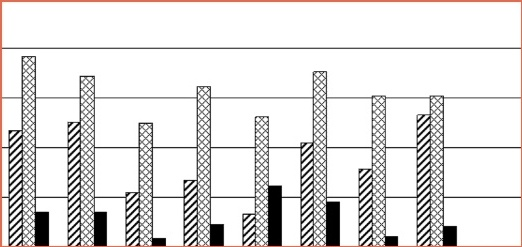
#> input picture ChartDete/output/area_extracted/PMC2576439___g003_output.jpg, 522 x 247 px; its folder holds only this picture in this run
$ python main.py
#> lines starting #> are read from the running program, lines starting #| are printed output that depends on the picture; after the words box and inside, x2 and y2 are one past the last pixel; in counts of white or black regions, pixels touching at a corner belong together
import cv2
import numpy as np
from skimage.segmentation import slic
from skimage.color import label2rgb, rgb2lab, deltaE_ciede2000
from skimage.filters import sobel
import matplotlib.pyplot as plt
from skimage.segmentation import mark_boundaries
from skimage.measure import regionprops
from skimage import graph
import matplotlib.patches as mpatches
import os
from pathlib import Path

input_dir = './ChartDete/output/area_extracted/'
output_dir = './output/patterned_bars'

os.makedirs(output_dir, exist_ok=True)

image_files = [f for f in os.listdir(input_dir) if f.lower().endswith(('.jpg', '.jpeg', '.png'))]

def create_pattern(pattern_type, width, height):
    """Create different pattern textures"""
    pattern = np.zeros((height, width))

    if pattern_type == "stripes":
        for i in range(height):
            pattern[i, :] = i % 20 < 10
    elif pattern_type == "dots":
        for i in range(0, height, 10):
            for j in range(0, width, 10):
                pattern[i:i+5, j:j+5] = 1
    elif pattern_type == "crosshatch":
        for i in range(height):
            for j in range(width):
                pattern[i, j] = (i % 20 < 10) ^ (j % 20 < 10)
    elif pattern_type == "grid":
        pattern[::10, :] = 1
        pattern[:, ::10] = 1

    return pattern

# [Previous imports and functions remain the same until apply_pattern_to_segments]

def apply_pattern_to_segments(image_rgb, segments, patterns=["stripes", "dots", "crosshatch", "grid"]):
    height, width = image_rgb.shape[:2]
    result = image_rgb.copy()

    # Create a mapping of segment labels to patterns
    unique_segments = np.unique(segments)
    segment_patterns = {}

    for idx, seg_val in enumerate(unique_segments):
        if seg_val == 0:  # Skip background
            continue
        pattern_type = patterns[idx % len(patterns)]
        segment_patterns[seg_val] = pattern_type

    # Apply patterns to each segment
    for seg_val, pattern_type in segment_patterns.items():
        mask = segments == seg_val
        if not np.any(mask):
            continue

        # Get region boundaries
        y_indices, x_indices = np.where(mask)
        if len(y_indices) == 0 or len(x_indices) == 0:
            continue

        y_min, y_max = np.min(y_indices), np.max(y_indices)
        x_min, x_max = np.min(x_indices), np.max(x_indices)
        region_height = y_max - y_min + 1
        region_width = x_max - x_min + 1

        # Create and scale pattern
        pattern = create_pattern(pattern_type, region_width, region_height)

        # Apply pattern to the region
        for channel in range(3):
            region = result[y_min:y_max+1, x_min:x_max+1, channel]
            region_mask = mask[y_min:y_max+1, x_min:x_max+1]
            pattern_values = 0.7 + 0.3 * pattern
            region[region_mask] = (region[region_mask] * pattern_values[region_mask]).astype(np.uint8)

    return result, segment_patterns

# [Rest of the code remains the same]

def is_color_consistent(colors, threshold=15):
    std_dev = np.std(colors, axis=0)
    return np.all(std_dev < threshold)

def is_black_or_white(color_lab):
    L, a, b = color_lab
    if L < 5 and abs(a) < 2 and abs(b) < 2:
        return "black"
    elif L > 95 and abs(a) < 2 and abs(b) < 2:
        return "white"
    return "neither"

def find_closest_color(lab_colors, used_superpixels):
    min_diff = float('inf')
    closest_pair = None

    for i in range(len(lab_colors)):
        if i in used_superpixels:
            continue
        for j in range(i + 1, len(lab_colors)):
            if j in used_superpixels:
                continue
            lab1 = lab_colors[i].reshape(1, 3)
            lab2 = lab_colors[j].reshape(1, 3)
            diff = deltaE_ciede2000(lab1, lab2)
            if diff > 0 and diff < min_diff:
                min_diff = diff
                closest_pair = (i, j)

    return closest_pair, min_diff

# Main execution
if __name__ == "__main__":
    for idx, image_file in enumerate(image_files, 1):  # start counting from 1
        try:
            # Construct input path
            input_path = os.path.join(input_dir, image_file)

            # Load and preprocess image
            image = cv2.imread(input_path)
#> image is the input picture: shape (247, 522, 3); mean B, G, R 223.1, 223.7, 225.6
            if image is None:
                print(f"Failed to load image: {input_path}")
                continue

            image_rgb = cv2.cvtColor(image, cv2.COLOR_BGR2RGB)
            gray_image = cv2.cvtColor(image, cv2.COLOR_BGR2GRAY)
            lab_image = rgb2lab(image_rgb)
#> lab_image: shape (247, 522, 3) float64; mean of channels 0, 1, 2 88.4, 0.7, 0.6

            # Edge detection and blurring
            edges = sobel(gray_image)
            blurred_image = cv2.GaussianBlur(image_rgb, (5, 5), 0)

            # Segment image
            n_segments = 150
            compactness = 50
            segments = slic(blurred_image, n_segments=n_segments, compactness=compactness, sigma=1, start_label=1)
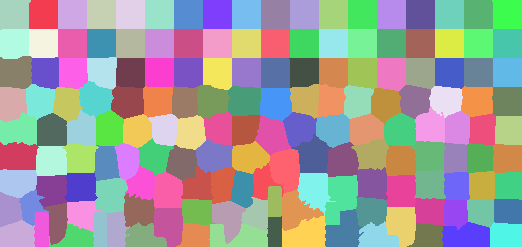
#> segments: shape (247, 522) int64; 158 distinct labels, from 1 to 158; one colour per label, 0 black

            # Merge superpixels
            rag = graph.rag_mean_color(image_rgb, segments)
            threshold = 30
            new_segments = graph.cut_threshold(segments, rag, threshold)
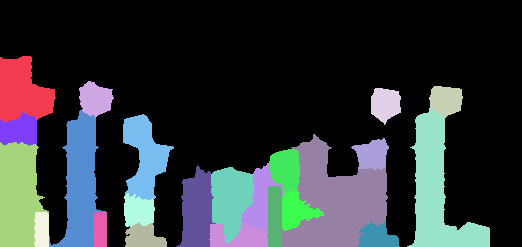
#> new_segments: shape (247, 522) int64; 24 distinct labels, from 0 to 23; one colour per label, 0 black

            # Create visualizations with patterns
            patterned_image, pattern_mapping = apply_pattern_to_segments(image_rgb, new_segments)
#> in apply_pattern_to_segments, `unique_segments = np.unique(segments)`: unique_segments = 24 values from 0 to 23
#> the loop in apply_pattern_to_segments, `for idx, seg_val in enumerate(unique_segments):` made 24 passes
#> pattern_type on passes 2 to 13: 'dots', 'crosshatch', 'grid', 'stripes', 'dots', 'crosshatch', 'grid', 'stripes', 'dots', 'crosshatch', 'grid', 'stripes'
#> after the loop in apply_pattern_to_segments, `for idx, seg_val in enumerate(unique_segments):`: segment_patterns = 23 items
#> the loop in apply_pattern_to_segments, `for seg_val, pattern_type in segment_patterns.items():` made 23 passes
#> (pattern_type, y_min, y_max, x_min, x_max, region_height, region_width) on passes 1 to 12: ('dots', 56, 121, 0, 55, 66, 56), ('crosshatch', 81, 117, 79, 113, 37, 35), ('grid', 86, 117, 429, 462, 32, 34), ('stripes', 88, 124, 371, 400, 37, 30), ('dots', 106, 246, 407, 489, 141, 83), ('crosshatch', 110, 246, 49, 105, 137, 57), ('grid', 112, 145, 0, 36, 34, 37), ('stripes', 114, 199, 123, 173, 86, 51), ('dots', 134, 246, 282, 387, 113, 106), ('crosshatch', 138, 169, 351, 388, 32, 38), ('grid', 142, 246, 0, 48, 105, 49), ('stripes', 149, 192, 269, 299, 44, 31)
#> pass 1, in apply_pattern_to_segments, `mask = segments == seg_val`:
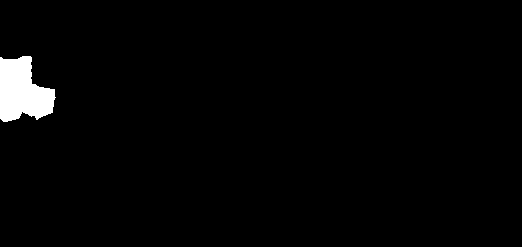
#> mask: shape (247, 522) bool; 2% white; 1 white region, box (x1, y1, x2, y2) and area: (0, 56, 56, 122) 2575
#> pass 1, in apply_pattern_to_segments, `pattern = create_pattern(pattern_type, region_width, region_height)`:
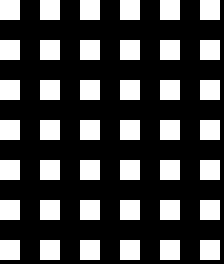
#> pattern: shape (66, 56) float64 (shown 4 times larger); values 0 (black) and 1 (white), 28.4% white; 42 white regions, largest, box (x1, y1, x2, y2) and area: (0, 0, 5, 5) 25, (10, 0, 15, 5) 25, (20, 0, 25, 5) 25
#> after the loop in apply_pattern_to_segments, `for seg_val, pattern_type in segment_patterns.items():`: mask: shape (247, 522) bool; 0.77% white; 1 white region, box (x1, y1, x2, y2) and area: (209, 223, 268, 247) 998
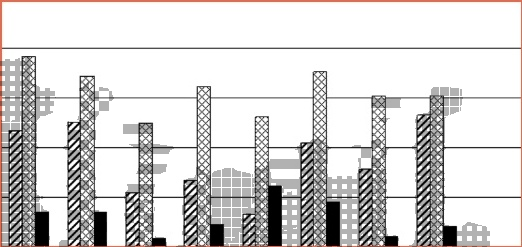
#> patterned_image: shape (247, 522, 3); mean R, G, B 213.8, 212, 211.5
#> pattern_mapping = 23 items

            # Create figure for this image
            plt.figure(figsize=(15, 5))

            plt.subplot(131)
            plt.imshow(image_rgb)
            plt.title('Original Image')
            plt.axis('off')

            plt.subplot(132)
            plt.imshow(mark_boundaries(image_rgb, new_segments))
            plt.title('Segmentation Boundaries')
            plt.axis('off')

            plt.subplot(133)
            plt.imshow(patterned_image)
            plt.title('Segmentation with Patterns')
            plt.axis('off')

            # Add legend for patterns
            pattern_labels = list(set(pattern_mapping.values()))
#> pattern_labels = ['crosshatch', 'grid', 'dots', 'stripes']
            legend_elements = [mpatches.Patch(facecolor='gray',
                                            label=pattern,
                                            hatch='/' if pattern == 'stripes' else
                                                  'o' if pattern == 'dots' else
                                                  'x' if pattern == 'crosshatch' else
                                                  '+')
                              for pattern in pattern_labels]
#> legend_elements = 4 items
            plt.legend(handles=legend_elements, bbox_to_anchor=(1.05, 1), loc='upper left')

            # Save the figure
            output_path = os.path.join(output_dir, f'{idx}_{idx}.png')
            plt.savefig(output_path, bbox_inches='tight', dpi=300)
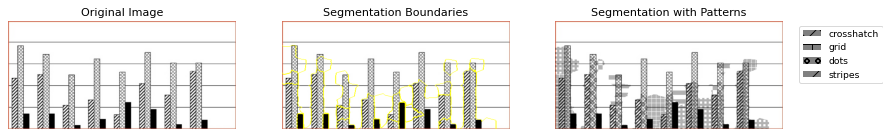
#> figure drawn by matplotlib, 3 panels
            plt.close()  # Close the figure to free memory

            # Process superpixels
            valid_superpixels_lab = []
            valid_superpixel_count = 0

            for seg_val in np.unique(new_segments):
                mask = (new_segments == seg_val)
                superpixel_colors = lab_image[mask]
                mean_color = np.mean(superpixel_colors, axis=0)

                if is_black_or_white(mean_color) != "neither":
                    continue

                if is_color_consistent(superpixel_colors):
                    valid_superpixel_count += 1
                    valid_superpixels_lab.append(mean_color)
#> this loop made 24 passes
#> (L in is_black_or_white, a in is_black_or_white, b in is_black_or_white, std_dev in is_color_consistent) on passes 2, 3, 4, 5, 6, 7, 8, 9, 10, 11, 12, 14: (87.56, 1.82, 1.68, [21.32, 7.42, 6.2]), (84.41, -0.00212, 0.00403, [22.79, 0.000483, 0.000916]), (89.41, -0.00223, 0.00423, [20.55, 0.000435, 0.000825]), (85.87, -0.00216, 0.00409, [21.61, 0.000457, 0.000867]), (66.76, 0.669, 0.534, [34.75, 3.72, 2.83]), (67.79, 0.489, 0.392, [31.37, 3.14, 2.45]), (75.89, 1.8, 1.71, [28.98, 7.4, 6.37]), (82.91, -0.00209, 0.00397, [25.84, 0.000549, 0.00104]), (68.93, 0.443, 0.364, [36.09, 3.06, 2.32]), (81.56, -0.00206, 0.00391, [24.93, 0.000528, 0.001]), (69.83, 2.47, 2.21, [31.56, 8.37, 6.9]), (74.53, -0.00191, 0.00362, [26.91, 0.000583, 0.00111])
#> (L in is_black_or_white, a in is_black_or_white, b in is_black_or_white) on passes 1, 13, 16, 17, 20, 21: (96.57, 0.571, 0.593), (99.92, -0.00245, 0.00465), (98.1, -0.00381, 0.00573), (3.25, 0.848, 0.479), (3.16, 1.48, 0.785), (3.98, 1.5, 0.825)
#> pass 1, `mask = (new_segments == seg_val)`:
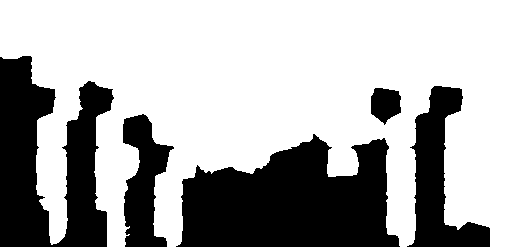
#> mask: shape (247, 522) bool; 67.9% white; 5 black regions, box (x1, y1, x2, y2) and area: (176, 134, 400, 247) 17909, (0, 56, 114, 247) 13049, (407, 86, 490, 247) 5718, (123, 114, 174, 247) 3871, (371, 88, 401, 125) 824
#> after the loop, valid_superpixel_count = 0; valid_superpixels_lab = []

            print(f"Processing image {idx}: {image_file}")
            print(f"Number of valid superpixels: {valid_superpixel_count}")
#| Number of valid superpixels: 0

            # Find closest colors
            used_superpixels = set()
#> used_superpixels = 0 items
            closest_color_diffs = []

            while len(used_superpixels) < len(valid_superpixels_lab) - 1:
                closest_pair, min_diff = find_closest_color(valid_superpixels_lab, used_superpixels)
                if closest_pair is not None:
                    i, j = closest_pair
                    closest_color_diffs.append(min_diff)
                    used_superpixels.add(i)
                    used_superpixels.add(j)
#> this loop made 0 passes
#> after the loop, closest_color_diffs = []

            if len(closest_color_diffs) > 0:
                mean_color_diff = np.mean(closest_color_diffs)
                print(f"Mean CIEDE2000 color difference: {mean_color_diff}\n")
            else:
                print("No significant color differences found\n")

        except Exception as e:
            print(f"Error processing image {image_file}: {str(e)}\n")
            continue

    print("Processing completed!")

$ run again, on ChartDete/output/area_extracted/PMC2994821___g001_output.jpg
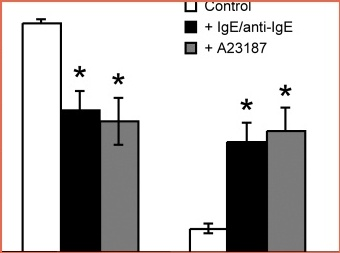
#> input picture ChartDete/output/area_extracted/PMC2994821___g001_output.jpg, 340 x 253 px
#> image is the input picture: shape (253, 340, 3); mean B, G, R 196.1, 196.7, 199
#> lab_image: shape (253, 340, 3) float64; mean of channels 0, 1, 2 77.9, 0.8, 0.7
#> segments: shape (253, 340) int64; 150 distinct labels, from 1 to 150
#> `new_segments = graph.cut_threshold(segments, rag, threshold)`:
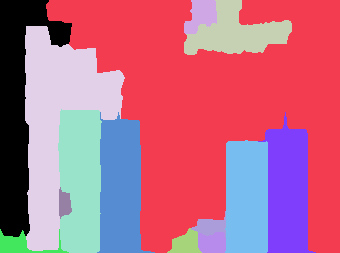
#> new_segments: shape (253, 340) int64; 14 distinct labels, from 0 to 13; one colour per label, 0 black
#> unique_segments = [0, 1, 2, 3, 4, 5, 6, 7, 8, 9, 10, 11, 12, 13]
#> the loop in apply_pattern_to_segments, `for idx, seg_val in enumerate(unique_segments):` made 14 passes
#> pattern_type on passes 2 to 9: 'dots', 'crosshatch', 'grid', 'stripes', 'dots', 'crosshatch', 'grid', 'stripes'
#> after the loop in apply_pattern_to_segments, `for idx, seg_val in enumerate(unique_segments):`: segment_patterns = 13 items
#> the loop in apply_pattern_to_segments, `for seg_val, pattern_type in segment_patterns.items():` made 13 passes
#> (pattern_type, y_min, y_max, x_min, x_max, region_height, region_width) on passes 1 to 8: ('dots', 0, 252, 46, 339, 253, 294), ('crosshatch', 0, 33, 184, 216, 34, 33), ('grid', 0, 54, 184, 291, 55, 108), ('stripes', 26, 250, 25, 124, 225, 100), ('dots', 109, 252, 58, 101, 144, 44), ('crosshatch', 112, 252, 97, 154, 141, 58), ('grid', 112, 252, 258, 315, 141, 58), ('stripes', 140, 252, 225, 267, 113, 43)
#> pattern_labels = ['crosshatch', 'grid', 'dots', 'stripes']
#> legend_elements = 4 items
#> the loop `for seg_val in np.unique(new_segments):` made 14 passes
#> (L in is_black_or_white, a in is_black_or_white, b in is_black_or_white, std_dev in is_color_consistent) on passes 1, 3, 4, 7, 8, 10, 11, 12: (88.76, 2.92, 2.61, [25, 9.84, 7.85]), (68.81, 2.55, 2.3, [41.42, 8.8, 6.82]), (79.48, 0.642, 0.592, [32.38, 4.48, 3.59]), (47.62, 0.593, 0.427, [15.21, 3.59, 2.58]), (49.66, 0.56, 0.393, [16.26, 3.36, 2.58]), (8.34, -0.000209, 0.000396, [25.74, 0.000644, 0.00122]), (71.88, -0.0018, 0.00341, [40.1, 0.000955, 0.00181]), (83.47, 3.04, 2.42, [31.78, 7.7, 5.77])
#> pass 1, `mask = (new_segments == seg_val)`:
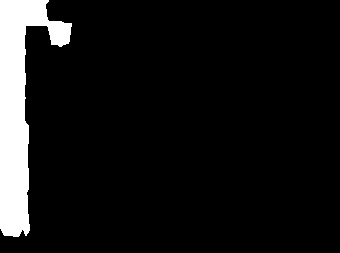
#> mask: shape (253, 340) bool; 8.6% white; 1 white region, box (x1, y1, x2, y2) and area: (0, 0, 72, 237) 7388
#> after the loop `for seg_val in np.unique(new_segments):`: valid_superpixel_count = 0; valid_superpixels_lab = []
#| Number of valid superpixels: 0
#> used_superpixels = 0 items
#> after the loop `while len(used_superpixels) < len(valid_superpixels_lab) - 1:`: closest_color_diffs = []
